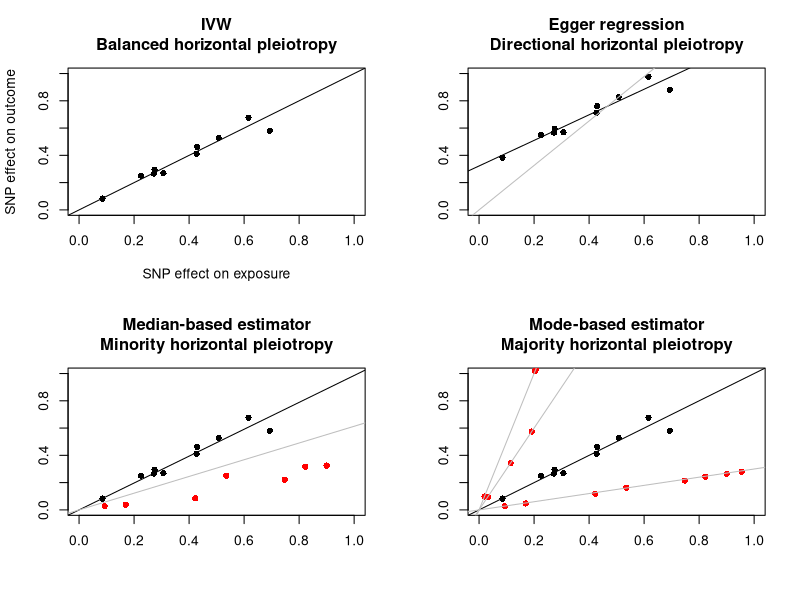

This figure's R source:
# ivw

set.seed(10)

pdf(file="../images/pleiotropy_models.pdf")
par(mfrow=c(2,2))

slope <- 1
interecept <- 0

bx <- runif(10)
by <- bx + rnorm(10, sd=bx * 0.1)
plot(by ~ bx, 
	xlim=c(0, 1), ylim=c(0, 1),
	xlab='SNP effect on exposure', ylab='SNP effect on outcome',
	pch=16, col="black", cex=1,
	main="IVW\nBalanced horizontal pleiotropy"
)
abline(a=0,b=1)


# egger

set.seed(10)

slope <- 1
interecept <- 0.3

bx <- runif(10)
by <- interecept + bx + rnorm(10, sd=bx * 0.1)
plot(by ~ bx, 
	xlim=c(0, 1), ylim=c(0, 1),
	xlab='', ylab='',
	pch=16, col="black", cex=1,
	main="Egger regression\nDirectional horizontal pleiotropy"
)
abline(lm(by ~ bx))
abline(lm(by ~ bx+0), col="grey")


# median

set.seed(10)

bx1 <- runif(10)
by1 <- bx1 + rnorm(10, sd=bx1 * 0.1)

bx2 <- runif(7)
by2 <- bx2 * 0.3 + rnorm(7, sd=bx2 * 0.1)

bx <- c(bx1, bx2)
by <- c(by1, by2)

plot(by1 ~ bx1, 
	xlim=c(0, 1), ylim=c(0, 1),
	xlab='', ylab='',
	pch=16, col="black", cex=1,
	main="Median-based estimator\nMinority horizontal pleiotropy"
)
points(by2 ~ bx2, col="red", pch=16)
abline(lm(by1 ~ bx1 + 0))
abline(lm(by ~ bx + 0), col="grey")


# mode

set.seed(10)

bx1 <- runif(10)
by1 <- bx1 + rnorm(10, sd=bx1 * 0.1)

bx2 <- runif(8)
by2 <- bx2 * 0.3 + rnorm(8, sd=bx2 * 0.01)

bx3 <- runif(8)
by3 <- bx3 * 3 + rnorm(8, sd=bx3 * 0.01)

bx4 <- runif(8)
by4 <- bx4 * 5 + rnorm(8, sd=bx4 * 0.01)

bx <- c(bx1, bx2, bx3, bx4)
by <- c(by1, by2, by3, by4)

plot(by1 ~ bx1, 
	xlim=c(0, 1), ylim=c(0, 1),
	xlab='', ylab='',
	pch=16, col="black", cex=1,
	main="Mode-based estimator\nMajority horizontal pleiotropy"
)
points(by2 ~ bx2, col="red", pch=16)
points(by3 ~ bx3, col="red", pch=16)
points(by4 ~ bx4, col="red", pch=16)
abline(b=1, a=0)
abline(b=0.3, a=0, col="grey")
abline(b=3, a=0, col="grey")
abline(b=5, a=0, col="grey")

dev.off()
